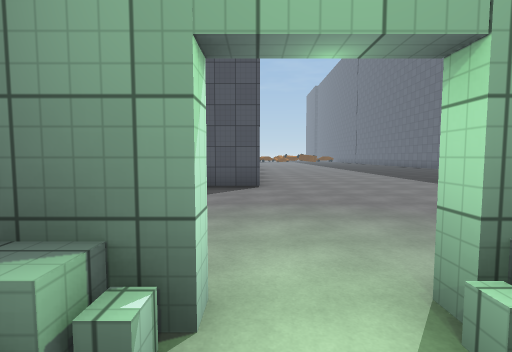
[1] (above)

22 first-person views from a walk through a 3-D level made in the Unity game engine. The camera is 1.5 m above the floor, tilts 4° down and sees 85° across. The floor is counted in squares, 2 m on a side. Each view is taken from the middle of a square. On the plan, view 1 faces up. The plan holds only what a view shows up to about 10 squares ahead; the rest is blank. The place goes on beyond the plan. Some animated figures are left out. Door leaves are left out, so doorways stand open. Surface patterns are stand-ins for the level's own textures.

[2]
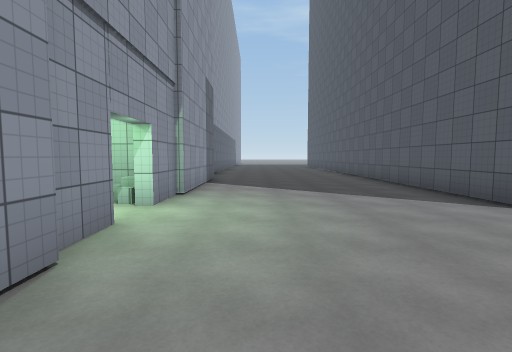

[3]
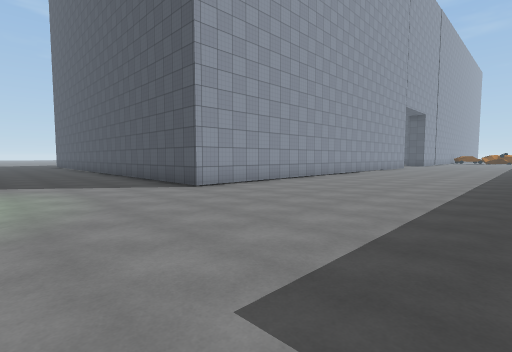

[4]
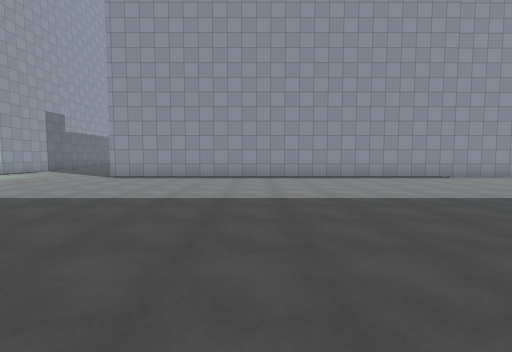

[5]
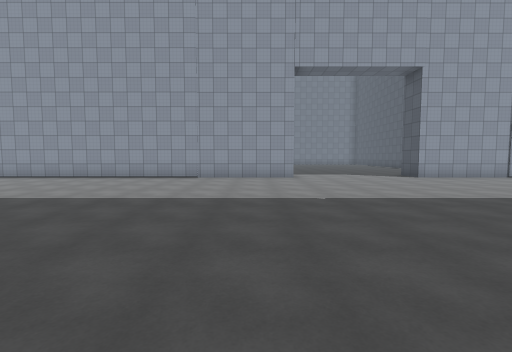

[6]
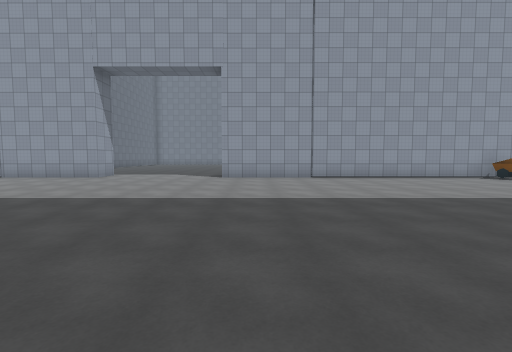

[7]
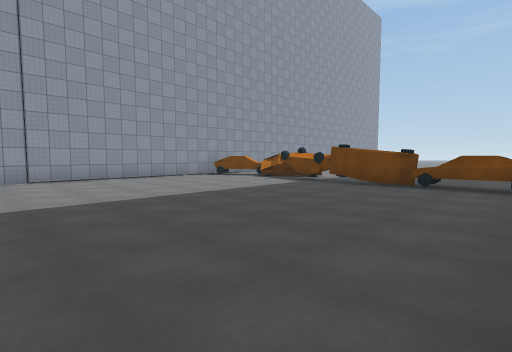

[8]
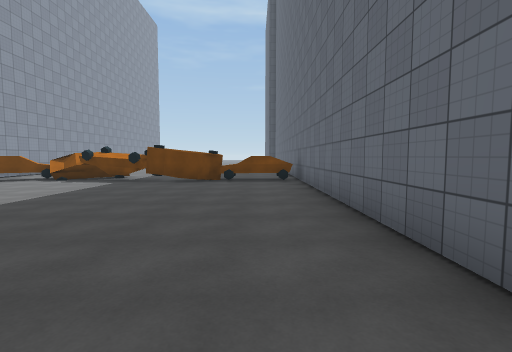

[9]
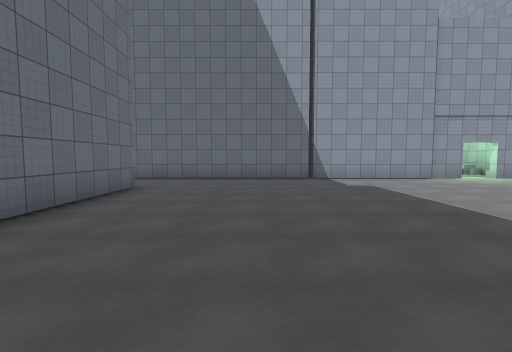

[10]
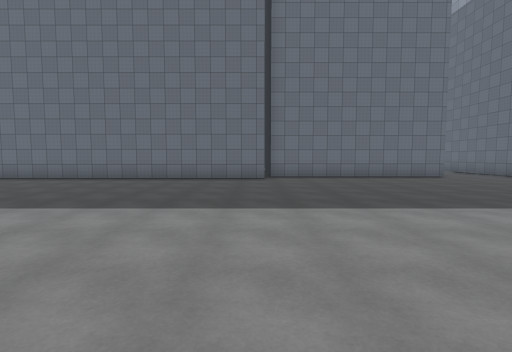

[11]
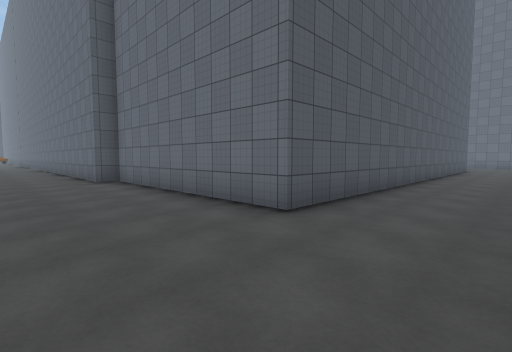

[12]
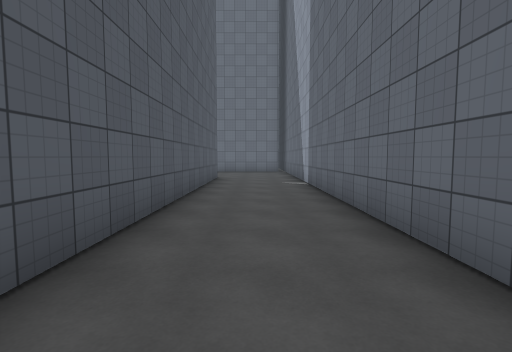

[13]
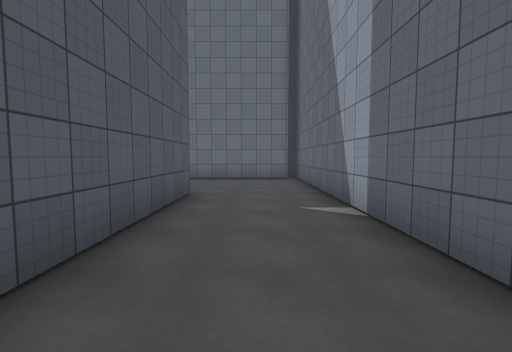

[14]
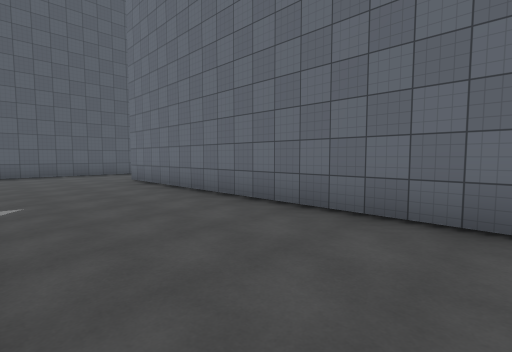

[15]
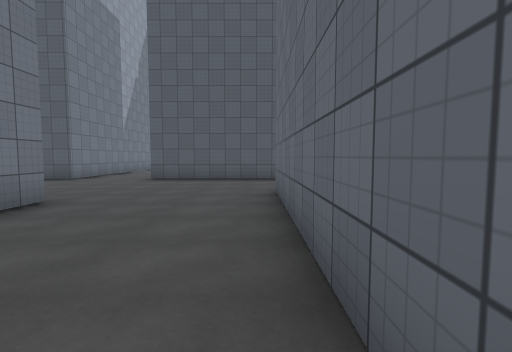

[16]
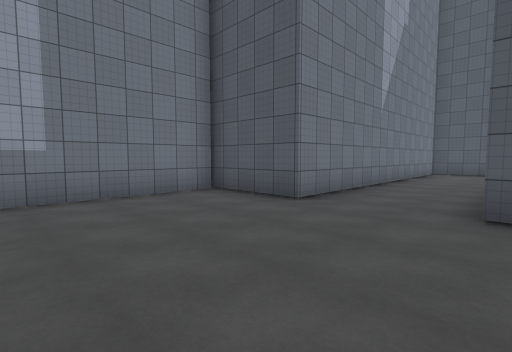

[17]
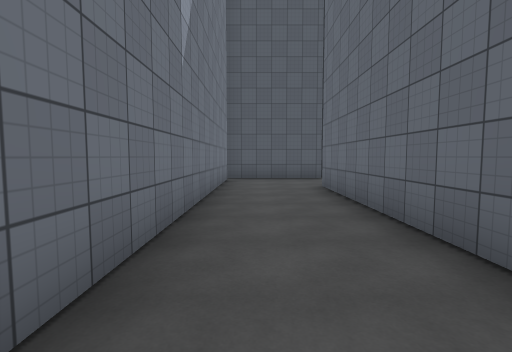

[18]
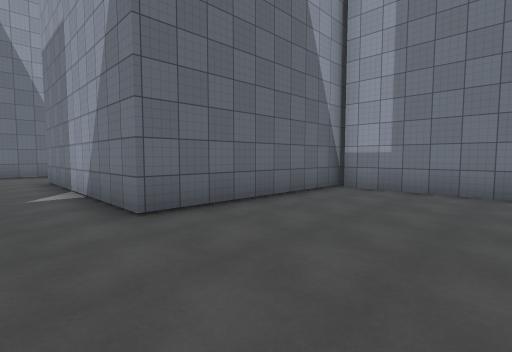

[19]
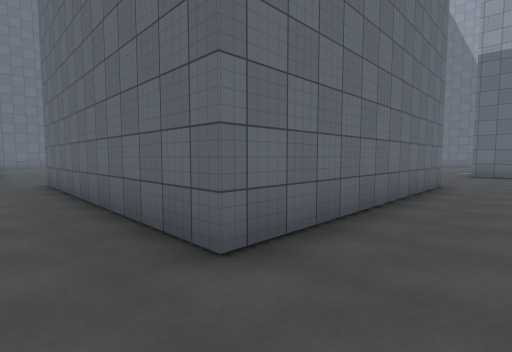

[20]
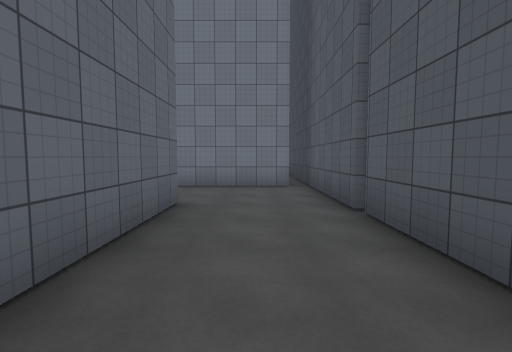

[21]
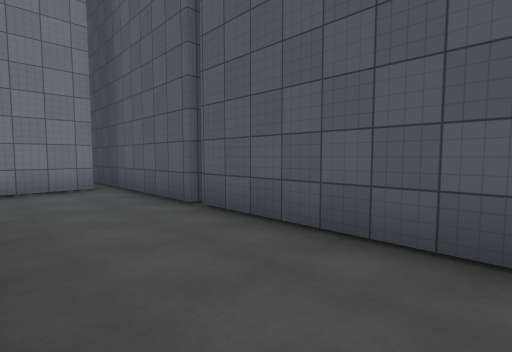

[22]
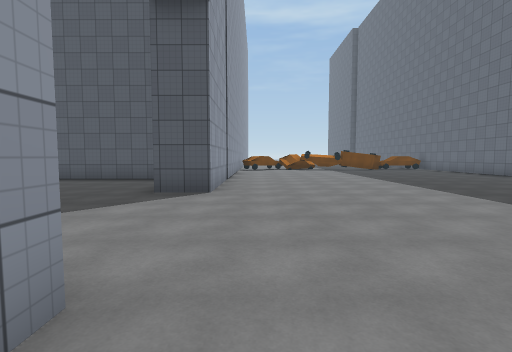

### Floor plan
Points are (right, up) in squares from view 1. A wall is a line through its corners. A room is listed if a view was taken in it or the views show most of it. See-through windows are left out.
Room 1 (view 1)
walls: (-0.2, 1.1) (-1.1, 1.1); (-1.4, 0.8) (-1.4, 0.1)
ways out: open door at (0.5, 1) to room 2
Room 2 (views 2, 3, 4, 5, 6, 7, 8, 9, 10, 11, 12, 13, 14, 15, 16, 17, 18, 19, 20, 21, 22)
walls: (10.4, 10.7) (10.4, 19.6); (0.1, 22.4) (0.1, 6.8) (-5.5, 6.8); (10.4, 29.4) (10.4, 36.1); (19.1, 10.5) (24.6, 10.5) (24.6, 4.3) (10.9, 4.3) (10.9, 10.7); (22.1, 23.9) (22.1, 15) (19.6, 15) (19.6, 10.6); (-2.2, 30) (-5.4, 30); (6.1, 1.6) (6.1, 1); (25.2, 24.4) (19, 24.4); (2, 1.6) (12.1, 1.6); (16.5, 1.6) (28.9, 1.6); (0.9, 1.4) (2, 1.4); (-1.5, 1.4) (-0.3, 1.4); (28.8, 15) (24.6, 15) (24.6, 21.8) (29.5, 21.8); (29, 24.4) (25.4, 24.4); (-5.2, 1.6) (-1.4, 1.6); (0.1, 38) (0.1, 26.8) (-1.1, 26.8); (28.4, 1.9) (28.4, 12)
ways out: open door at (0.5, 1) to room 1
objects: other object (1, 36) to (2, 38); other object (2, 37) to (4, 38); other object (4, 36) to (5, 37); other object (6, 36) to (7, 37); other object (8, 37) to (10, 37)

Positions as (right, up) in squares from view 1, and headings:
1: (0, 0), facing up
2: (4, 3), facing left
3: (6, 3), facing up-left
4: (10, 12), facing left
5: (10, 21), facing left
6: (10, 28), facing left
7: (10, 29), facing up-left
8: (9, 28), facing up
9: (8, 11), facing down
10: (1, 11), facing right
11: (8, 2), facing up-right
12: (15, 3), facing right
13: (19, 3), facing right
14: (25, 3), facing up-right
15: (28, 6), facing up
16: (25, 11), facing up-left
17: (23, 15), facing up
18: (26, 14), facing down-left
19: (23, 23), facing down-right
20: (29, 23), facing left
21: (29, 22), facing up-left
22: (1, 21), facing up
